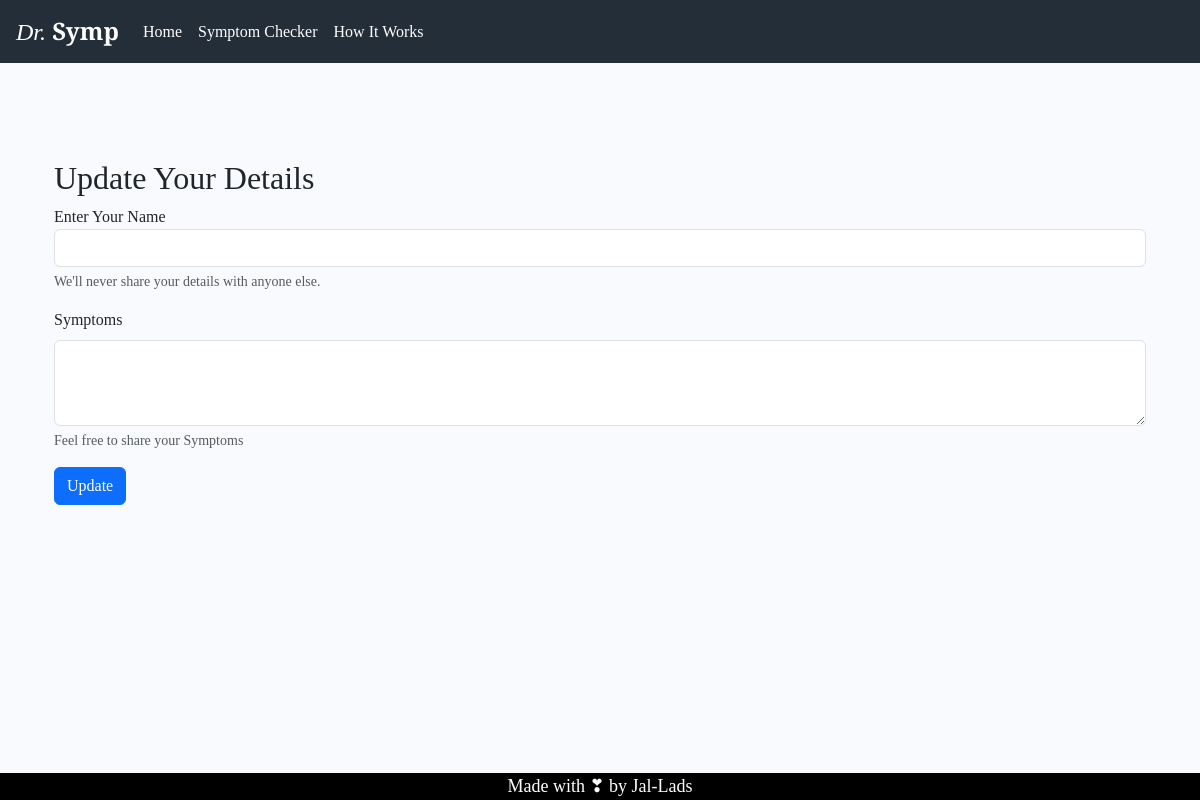
The page /update/11 on the database as committed earlier.
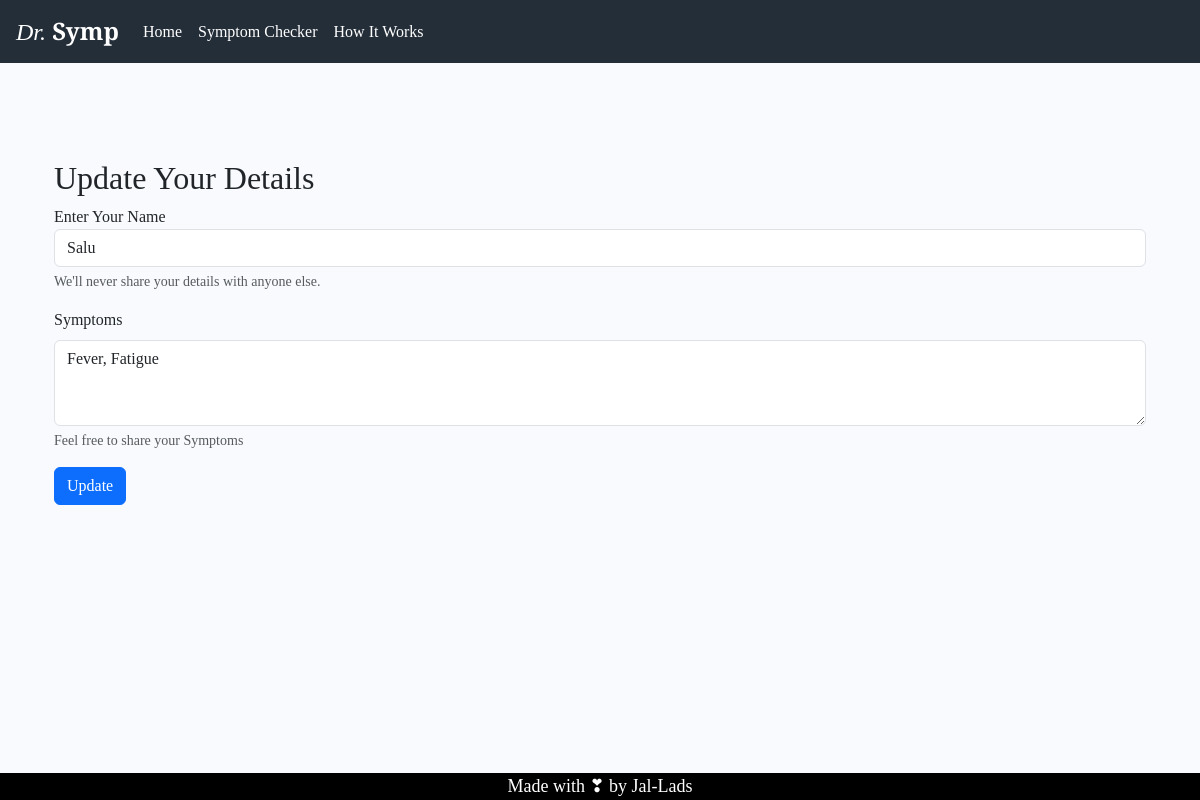
The same page on the database as committed later.
### app/models.py (models this page shows, shortened)
class patients(db.Model):
    sno=db.Column(db.Integer, primary_key=True)
    name=db.Column(db.String(99), nullable=False)
    age=db.Column(db.Integer, nullable=False)
    mobile=db.Column(db.Integer, nullable=False)
    sex=db.Column(db.String(25), nullable=False)
    desc=db.Column(db.String(500), nullable=True)
    date=db.Column(db.DateTime, default=datetime.utcnow)
    access_token = db.Column(db.String(100), unique=True, nullable=False)

### app/routes/main.py (the view, shortened to what this page needs)
@main.route("/update/<int:sno>", methods=['GET', 'POST'])#get the sno
def update(sno):
    updateInsta=patients.query.filter_by(sno=sno).first()# fetch old instance to fill the form
    return render_template("/update.html", updateUsingJinga2=updateInsta)# send the entries in this var 4 terminal

### app/templates/update.html (shortened to what this page needs)
{% extends 'base.html' %}
{% block body %}
<div class="container">
      <form class="container mt-5 pt-5" action="/update/{{updateUsingJinga2.sno}}" method="POST">
        <h2>
          Update Your Details
        </h2>
        <div class="mb-3">
          <label for="name">Enter Your Name</label>
          <input type="text" name="name" class="form-control" id="name" value="{{updateUsingJinga2.name}}" required>
          <div class="form-text">We'll never share your details with anyone else.</div>
        </div>
        <div class="mb-3">
          <label for="Symptoms" class="form-label">Symptoms</label>
        <textarea class="form-control" name="Symptoms" id="Symptoms" rows="3">{{updateUsingJinga2.desc}}
        </textarea>
          <div class="form-text">Feel free to share your Symptoms</div>
      </div>
        <button type="submit" class="btn btn-primary">Update</button>
      </form>
    </div>
{% endblock body %}

### app/templates/base.html (shortened to what this page needs)
<!doctype html>
<html lang="en">
  <head>
    <link href="https://cdn.jsdelivr.net/npm/bootstrap@5.3.8/dist/css/bootstrap.min.css" rel="stylesheet">
    <link href="/static/css/style.css" rel="stylesheet">
    <link href="/static/css/section.css" rel="stylesheet">
  </head>
  <body >
  <nav class="navbar navbar-expand-lg navbar-dark sticky-top ps-3" style="background-color: #242e39;">
  <a class="navbar-brand" href="/" style="color: #fff; font-size:x-large;">
    <i>Dr.</i><b> Symp</b>
  </a>
  <div class="collapse navbar-collapse" id="navbarNav">
    <ul class="navbar-nav">
      <li class="nav-item">
        <a class="nav-link" href="/">Home</a>
      </li>
      <li class="nav-item">
        <a class="nav-link" href="#form">Symptom Checker</a>
      </li>
      <li class="nav-item">
        <a class="nav-link" href="#htw">How It Works</a>
      </li>
    </ul>
  </div>
</nav>
    {% block body %}
    {% endblock body %}
    <div class="footer container-fluid">Made with &#10083; by Jal-Lads</div>
<script src="https://cdn.jsdelivr.net/npm/bootstrap@5.3.8/dist/js/bootstrap.bundle.min.js"></script>  </body>
</html>

### app/static/css/style.css (style rules this page uses)
body { font-family: 'Playfair Display', serif; background-color: #f8fafd; }
input { width: 300px; padding: 10px; font-size: 16px; }
.nav-link { color: #fff; }
.footer { background-color: #000000; color: #fff; text-align: center; align-items: center; font-size: large; bottom: 0; position: fixed; }

Rows that differ between the two databases and show on the page:
added patients: name "Salu", Symptoms "Fever, Fatigue"
